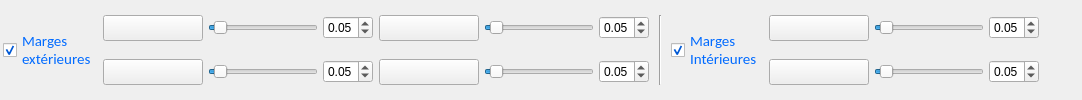
        <widget class="QWidget" name="tabMargins">
         <attribute name="title">
          <string>MARGES GLOBALES</string>
         </attribute>
         <layout class="QGridLayout" name="gridLayout_4">
          <property name="leftMargin">
           <number>3</number>
          </property>
          <property name="topMargin">
           <number>3</number>
          </property>
          <property name="rightMargin">
           <number>3</number>
          </property>
          <property name="bottomMargin">
           <number>3</number>
          </property>
          <item row="0" column="7">
           <layout class="QHBoxLayout" name="horizontalLayout_17">
            <property name="spacing">
             <number>5</number>
            </property>
            <item>
             <widget class="QPushButton" name="pbHorizontalMargins">
              <property name="minimumSize">
               <size>
                <width>100</width>
                <height>26</height>
               </size>
              </property>
              <property name="maximumSize">
               <size>
                <width>100</width>
                <height>25</height>
               </size>
              </property>
              <property name="text">
               <string/>
              </property>
              <property name="icon">
               <iconset resource="../resources.qrc">
                <normaloff>:/images/hInterMargins</normaloff>:/images/hInterMargins</iconset>
              </property>
              <property name="iconSize">
               <size>
                <width>100</width>
                <height>60</height>
               </size>
              </property>
             </widget>
            </item>
            <item>
             <widget class="QSlider" name="hsHorizontalMargins">
              <property name="minimumSize">
               <size>
                <width>110</width>
                <height>0</height>
               </size>
              </property>
              <property name="maximumSize">
               <size>
                <width>110</width>
                <height>16777215</height>
               </size>
              </property>
              <property name="toolTip">
               <string>Ratio de la marge intérieure horizontale</string>
              </property>
              <property name="maximum">
               <number>1000</number>
              </property>
              <property name="value">
               <number>50</number>
              </property>
              <property name="orientation">
               <enum>Qt::Horizontal</enum>
              </property>
             </widget>
            </item>
            <item>
             <widget class="QDoubleSpinBox" name="dsbHorizontalMargins">
              <property name="maximumSize">
               <size>
                <width>50</width>
                <height>16777215</height>
               </size>
              </property>
              <property name="toolTip">
               <string>Ratio de la marge intérieure horizontale</string>
              </property>
              <property name="maximum">
               <double>1.000000000000000</double>
              </property>
              <property name="singleStep">
               <double>0.010000000000000</double>
              </property>
              <property name="value">
               <double>0.050000000000000</double>
              </property>
             </widget>
            </item>
           </layout>
          </item>
          <item row="0" column="3">
           <layout class="QHBoxLayout" name="horizontalLayout_15">
            <property name="spacing">
             <number>5</number>
            </property>
            <item>
             <widget class="QPushButton" name="pbTopMargins">
              <property name="minimumSize">
               <size>
                <width>100</width>
                <height>26</height>
               </size>
              </property>
              <property name="maximumSize">
               <size>
                <width>100</width>
                <height>25</height>
               </size>
              </property>
              <property name="text">
               <string/>
              </property>
              <property name="icon">
               <iconset resource="../resources.qrc">
                <normaloff>:/images/topExtMargins</normaloff>:/images/topExtMargins</iconset>
              </property>
              <property name="iconSize">
               <size>
                <width>100</width>
                <height>60</height>
               </size>
              </property>
             </widget>
            </item>
            <item>
             <widget class="QSlider" name="hsTopMargins">
              <property name="minimumSize">
               <size>
                <width>110</width>
                <height>0</height>
               </size>
              </property>
              <property name="maximumSize">
               <size>
                <width>110</width>
                <height>16777215</height>
               </size>
              </property>
              <property name="toolTip">
               <string>Ratio de la marge extérieure du haut</string>
              </property>
              <property name="maximum">
               <number>1000</number>
              </property>
              <property name="value">
               <number>50</number>
              </property>
              <property name="orientation">
               <enum>Qt::Horizontal</enum>
              </property>
             </widget>
            </item>
            <item>
             <widget class="QDoubleSpinBox" name="dsbTopMargins">
              <property name="maximumSize">
               <size>
                <width>50</width>
                <height>16777215</height>
               </size>
              </property>
              <property name="toolTip">
               <string>Ratio de la marge extérieure du haut</string>
              </property>
              <property name="maximum">
               <double>1.000000000000000</double>
              </property>
              <property name="singleStep">
               <double>0.010000000000000</double>
              </property>
              <property name="value">
               <double>0.050000000000000</double>
              </property>
             </widget>
            </item>
           </layout>
          </item>
          <item row="0" column="1">
           <layout class="QHBoxLayout" name="horizontalLayout_7">
            <property name="spacing">
             <number>5</number>
            </property>
            <item>
             <widget class="QPushButton" name="pbLeftMargins">
              <property name="minimumSize">
               <size>
                <width>100</width>
                <height>26</height>
               </size>
              </property>
              <property name="maximumSize">
               <size>
                <width>100</width>
                <height>25</height>
               </size>
              </property>
              <property name="text">
               <string/>
              </property>
              <property name="icon">
               <iconset resource="../resources.qrc">
                <normaloff>:/images/leftExtMargins</normaloff>:/images/leftExtMargins</iconset>
              </property>
              <property name="iconSize">
               <size>
                <width>100</width>
                <height>60</height>
               </size>
              </property>
              <property name="checkable">
               <bool>false</bool>
              </property>
              <property name="flat">
               <bool>false</bool>
              </property>
             </widget>
            </item>
            <item>
             <widget class="QSlider" name="hsLeftMargins">
              <property name="minimumSize">
               <size>
                <width>110</width>
                <height>0</height>
               </size>
              </property>
              <property name="maximumSize">
               <size>
                <width>110</width>
                <height>16777215</height>
               </size>
              </property>
              <property name="toolTip">
               <string>Ratio de la marge extérieure gauche</string>
              </property>
              <property name="maximum">
               <number>1000</number>
              </property>
              <property name="value">
               <number>50</number>
              </property>
              <property name="orientation">
               <enum>Qt::Horizontal</enum>
              </property>
             </widget>
            </item>
            <item>
             <widget class="QDoubleSpinBox" name="dsbLeftMargins">
              <property name="maximumSize">
               <size>
                <width>50</width>
                <height>16777215</height>
               </size>
              </property>
              <property name="toolTip">
               <string> Ratio de la marge extérieure  gauche</string>
              </property>
              <property name="maximum">
               <double>1.000000000000000</double>
              </property>
              <property name="singleStep">
               <double>0.010000000000000</double>
              </property>
              <property name="value">
               <double>0.050000000000000</double>
              </property>
             </widget>
            </item>
           </layout>
          </item>
          <item row="0" column="10">
           <spacer name="hSpacerGlobalMargins">
            <property name="orientation">
             <enum>Qt::Horizontal</enum>
            </property>
            <property name="sizeHint" stdset="0">
             <size>
              <width>40</width>
              <height>20</height>
             </size>
            </property>
           </spacer>
          </item>
          <item row="1" column="7">
           <layout class="QHBoxLayout" name="horizontalLayout_18">
            <property name="spacing">
             <number>5</number>
            </property>
            <item>
             <widget class="QPushButton" name="pbVerticalMargins">
              <property name="minimumSize">
               <size>
                <width>100</width>
                <height>26</height>
               </size>
              </property>
              <property name="maximumSize">
               <size>
                <width>100</width>
                <height>25</height>
               </size>
              </property>
              <property name="text">
               <string/>
              </property>
              <property name="icon">
               <iconset resource="../resources.qrc">
                <normaloff>:/images/vInterMargins</normaloff>:/images/vInterMargins</iconset>
              </property>
              <property name="iconSize">
               <size>
                <width>100</width>
                <height>60</height>
               </size>
              </property>
             </widget>
            </item>
            <item>
             <widget class="QSlider" name="hsVerticalMargins">
              <property name="minimumSize">
               <size>
                <width>110</width>
                <height>0</height>
               </size>
              </property>
              <property name="maximumSize">
               <size>
                <width>110</width>
                <height>16777215</height>
               </size>
              </property>
              <property name="toolTip">
               <string>Ratio de la marge intérieure verticale</string>
              </property>
              <property name="maximum">
               <number>1000</number>
              </property>
              <property name="value">
               <number>50</number>
              </property>
              <property name="orientation">
               <enum>Qt::Horizontal</enum>
              </property>
             </widget>
            </item>
            <item>
             <widget class="QDoubleSpinBox" name="dsbVerticalMargins">
              <property name="maximumSize">
               <size>
                <width>50</width>
                <height>16777215</height>
               </size>
              </property>
              <property name="toolTip">
               <string>Ratio de la marge intérieure verticale</string>
              </property>
              <property name="maximum">
               <double>1.000000000000000</double>
              </property>
              <property name="singleStep">
               <double>0.010000000000000</double>
              </property>
              <property name="value">
               <double>0.050000000000000</double>
              </property>
             </widget>
            </item>
           </layout>
          </item>
          <item row="1" column="1">
           <layout class="QHBoxLayout" name="horizontalLayout_14">
            <property name="spacing">
             <number>5</number>
            </property>
            <item>
             <widget class="QPushButton" name="pbRightMargins">
              <property name="minimumSize">
               <size>
                <width>100</width>
                <height>26</height>
               </size>
              </property>
              <property name="maximumSize">
               <size>
                <width>100</width>
                <height>25</height>
               </size>
              </property>
              <property name="text">
               <string/>
              </property>
              <property name="icon">
               <iconset resource="../resources.qrc">
                <normaloff>:/images/rightExtMargins</normaloff>:/images/rightExtMargins</iconset>
              </property>
              <property name="iconSize">
               <size>
                <width>100</width>
                <height>60</height>
               </size>
              </property>
             </widget>
            </item>
            <item>
             <widget class="QSlider" name="hsRightMargins">
              <property name="minimumSize">
               <size>
                <width>110</width>
                <height>0</height>
               </size>
              </property>
              <property name="maximumSize">
               <size>
                <width>110</width>
                <height>16777215</height>
               </size>
              </property>
              <property name="toolTip">
               <string>Ratio de la marge extérieure droite</string>
              </property>
              <property name="maximum">
               <number>1000</number>
              </property>
              <property name="value">
               <number>50</number>
              </property>
              <property name="orientation">
               <enum>Qt::Horizontal</enum>
              </property>
             </widget>
            </item>
            <item>
             <widget class="QDoubleSpinBox" name="dsbRightMargins">
              <property name="maximumSize">
               <size>
                <width>50</width>
                <height>16777215</height>
               </size>
              </property>
              <property name="toolTip">
               <string>Ratio de la marge extérieure droite</string>
              </property>
              <property name="maximum">
               <double>1.000000000000000</double>
              </property>
              <property name="singleStep">
               <double>0.010000000000000</double>
              </property>
              <property name="value">
               <double>0.050000000000000</double>
              </property>
             </widget>
            </item>
           </layout>
          </item>
          <item row="1" column="3">
           <layout class="QHBoxLayout" name="horizontalLayout_16">
            <property name="spacing">
             <number>5</number>
            </property>
            <item>
             <widget class="QPushButton" name="pbBottomMargins">
              <property name="minimumSize">
               <size>
                <width>100</width>
                <height>26</height>
               </size>
              </property>
              <property name="maximumSize">
               <size>
                <width>100</width>
                <height>25</height>
               </size>
              </property>
              <property name="text">
               <string/>
              </property>
              <property name="icon">
               <iconset resource="../resources.qrc">
                <normaloff>:/images/bottomExtMargins</normaloff>:/images/bottomExtMargins</iconset>
              </property>
              <property name="iconSize">
               <size>
                <width>100</width>
                <height>60</height>
               </size>
              </property>
             </widget>
            </item>
            <item>
             <widget class="QSlider" name="hsBottomMargins">
              <property name="minimumSize">
               <size>
                <width>110</width>
                <height>0</height>
               </size>
              </property>
              <property name="maximumSize">
               <size>
                <width>110</width>
                <height>16777215</height>
               </size>
              </property>
              <property name="toolTip">
               <string>Ratio de la marge extérieure du bas</string>
              </property>
              <property name="maximum">
               <number>1000</number>
              </property>
              <property name="value">
               <number>50</number>
              </property>
              <property name="orientation">
               <enum>Qt::Horizontal</enum>
              </property>
             </widget>
            </item>
            <item>
             <widget class="QDoubleSpinBox" name="dsbBottomMargins">
              <property name="maximumSize">
               <size>
                <width>50</width>
                <height>16777215</height>
               </size>
              </property>
              <property name="toolTip">
               <string>Ratio de la marge extérieure du bas</string>
              </property>
              <property name="maximum">
               <double>1.000000000000000</double>
              </property>
              <property name="singleStep">
               <double>0.010000000000000</double>
              </property>
              <property name="value">
               <double>0.050000000000000</double>
              </property>
             </widget>
            </item>
           </layout>
          </item>
          <item row="0" column="6" rowspan="2">
           <widget class="QCheckBox" name="cbAddInteriorMargins">
            <property name="toolTip">
             <string>Activation des marges intérieures</string>
            </property>
            <property name="styleSheet">
             <string notr="true">QWidget {
  
	color : rgb(0,106,255);
    font:  11pt Calibri;


 }
</string>
            </property>
            <property name="text">
             <string>Marges 
Intérieures</string>
            </property>
            <property name="checked">
             <bool>true</bool>
            </property>
           </widget>
          </item>
          <item row="0" column="5" rowspan="2">
           <widget class="Line" name="lineGlobalMargins">
            <property name="minimumSize">
             <size>
              <width>10</width>
              <height>0</height>
             </size>
            </property>
            <property name="orientation">
             <enum>Qt::Vertical</enum>
            </property>
           </widget>
          </item>
          <item row="0" column="0" rowspan="2">
           <widget class="QCheckBox" name="cbAddExteriorMargins">
            <property name="toolTip">
             <string>Activation des marges extérieures</string>
            </property>
            <property name="styleSheet">
             <string notr="true">QWidget {
  
	color : rgb(0,106,255);
    font:  11pt Calibri;


 }
</string>
            </property>
            <property name="text">
             <string>Marges 
extérieures</string>
            </property>
            <property name="checked">
             <bool>true</bool>
            </property>
           </widget>
          </item>
         </layout>
        </widget>
